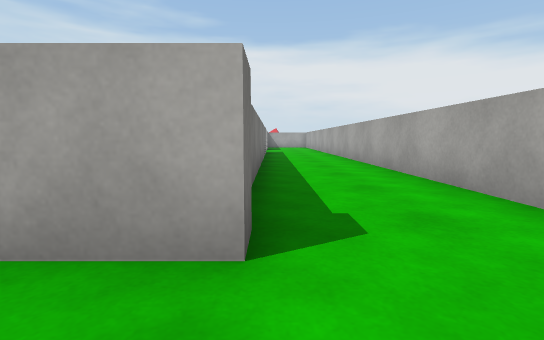
View 1 (above)

24 first-person views from a walk through a scene from a Unity 3-D project. The camera is 0.58 m above the floor, tilts 6° down and sees 85° across. The floor is counted in squares, 1 m on a side. Each view is taken from the middle of a square. On the plan, view 1 faces up. The plan holds only what a view shows up to about 9 squares ahead; the rest is blank. The place goes on beyond the plan. The player character is not drawn. Surface patterns are stand-ins for the level's own textures.

View 2
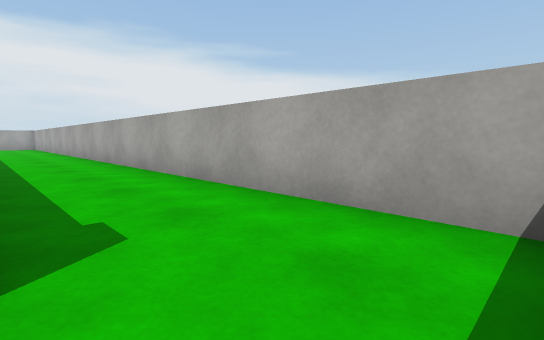

View 3
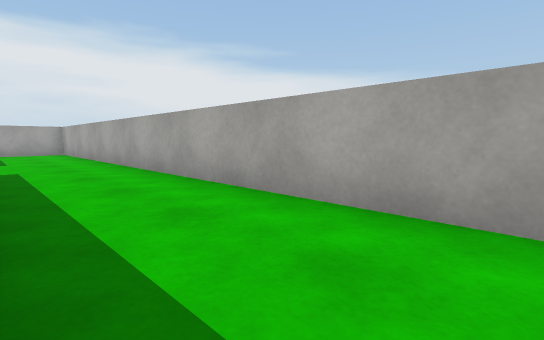

View 4
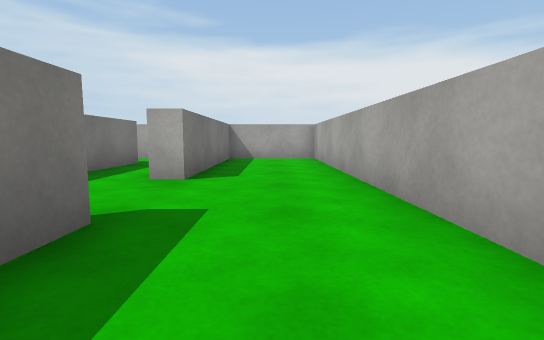

View 5
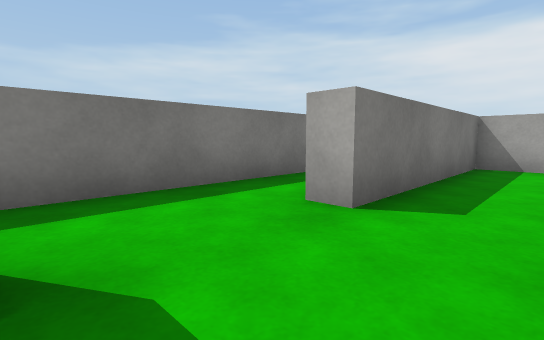

View 6
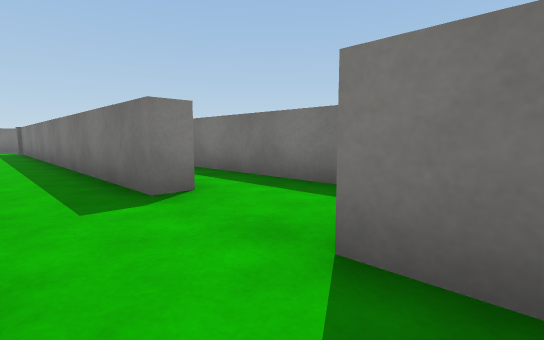

View 7
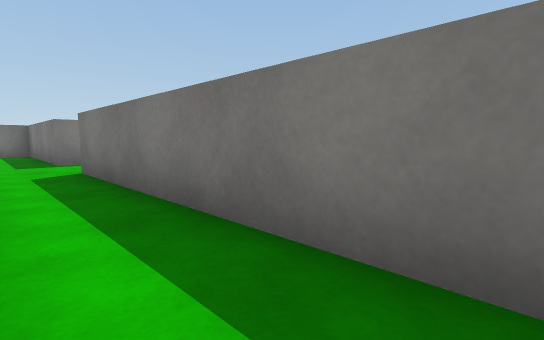

View 8
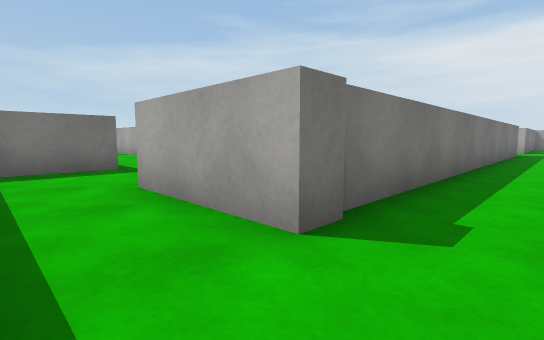

View 9
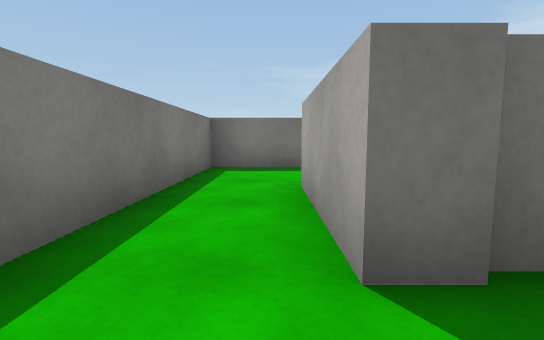

View 10
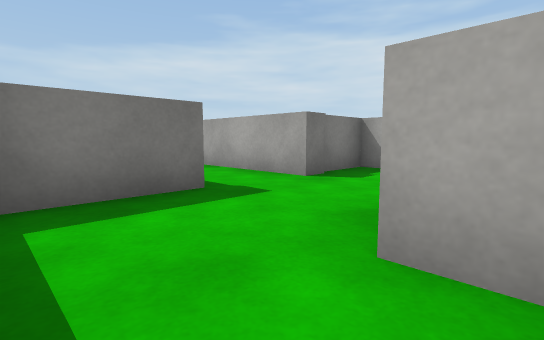

View 11
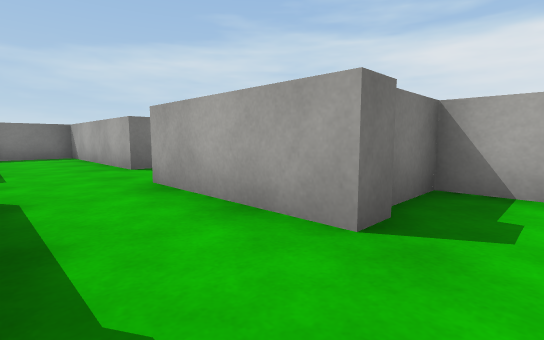

View 12
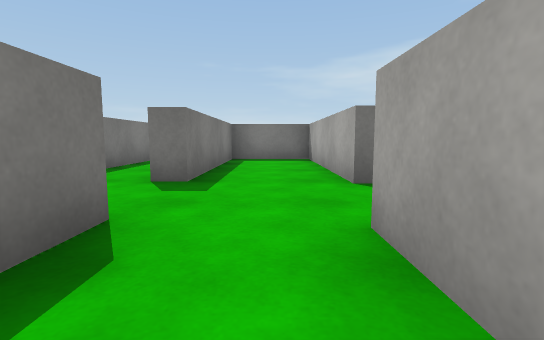

View 13
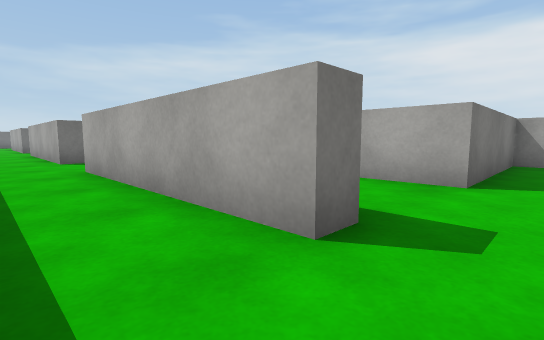

View 14
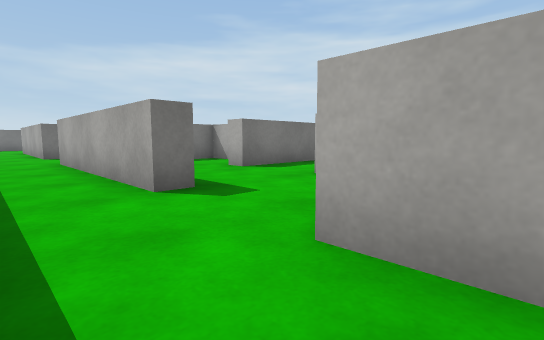

View 15
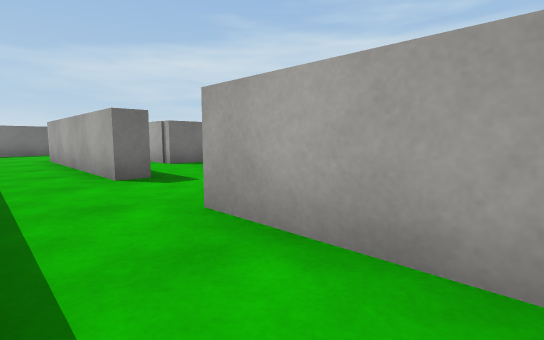

View 16
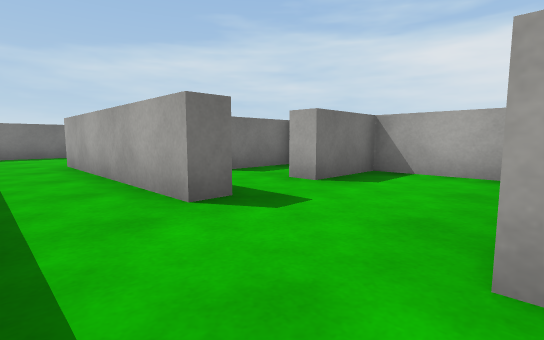

View 17
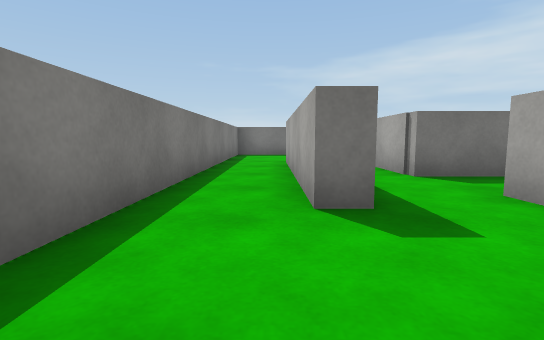

View 18
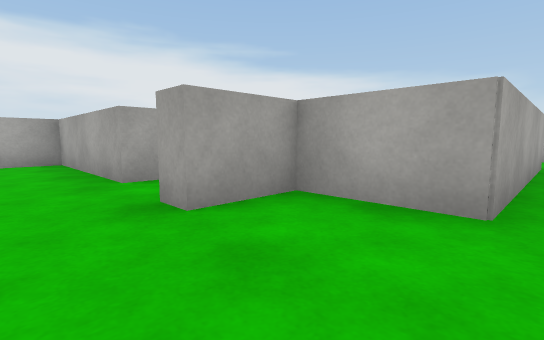

View 19
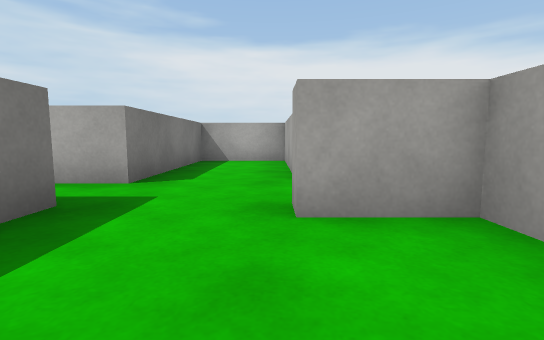

View 20
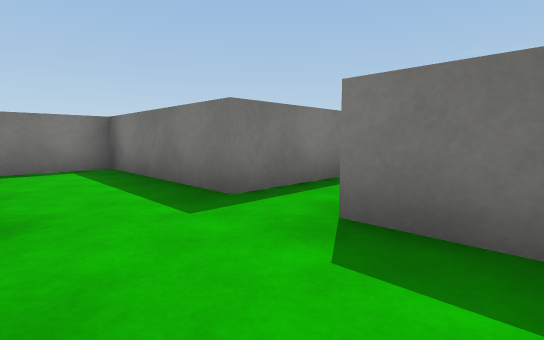

View 21
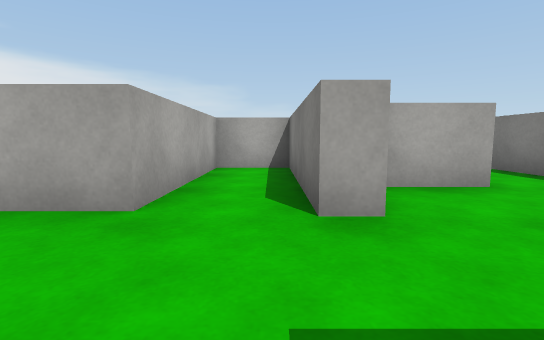

View 22
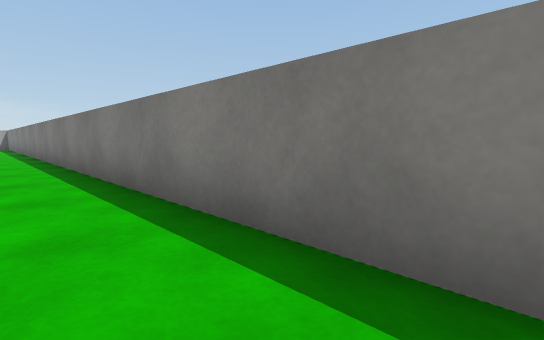

View 23
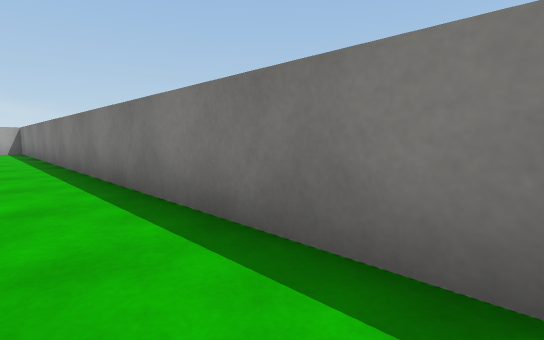

View 24
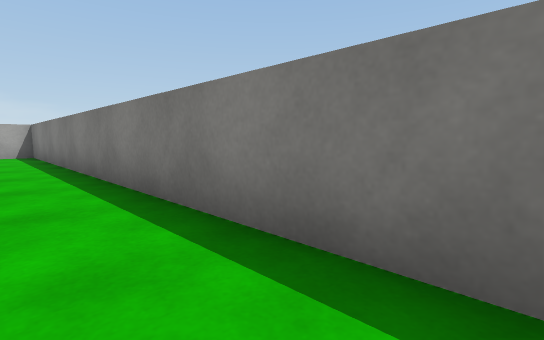

### Floor plan
Ten units are one square. View 1 is at (0, 0); x grows to the right and y downward. Boxes are objects, and circles mark ways between rooms. Rooms are numbered by the first view taken in them; rooms with no view inside come last. Other rooms are left out.
<svg viewBox="-350 -203 378 211">
<path fill="none" stroke="#000" d="M-9 -130 -2 -130 -2 -14 -28 -14M-23 -155 -23 -81M-50 -20 -50 3 -2 3M23 0 23 -198 -2 -198 -2 -152 -8 -152M-81 -18 -71 -18M-92 -80 -98 -80 -98 -41 -145 -41 -145 -18 -100 -18M-41 -57 -50 -57 -50 -37 -80 -37M-244 -14 -295 -14 -295 -32 -308 -32 -308 -35 -282 -35M-172 -14 -222 -14M-271 -36 -271 -51 -307 -51 -307 -89 -329 -89 -329 -48 -339 -48M-100 -18 -100 -14 -150 -14M-345 -35 -329 -35 -329 3 -56 3 -56 -5M-244 -19 -244 -14M-226 -51 -244 -51 -244 -34 -250 -34M-266 -51 -266 -32M-28 -62 -23 -62 -23 -24"/>
<circle cx="-40" cy="-20" r="3" fill="#2a7"/>
<circle cx="-20" cy="-80" r="3" fill="#2a7"/>
<circle cx="-95" cy="-20" r="3" fill="#2a7"/>
<circle cx="-235" cy="-20" r="3" fill="#2a7"/>
<text x="0" y="-90">1</text>
<text x="-90" y="-40">2</text>
<text x="-220" y="-10">3</text>
<text x="-240" y="-30">4</text>
<text x="-20" y="-60">5</text>
</svg>
Room 1 opens to room 2. Room 1 opens to room 5. Room 2 opens to room 3. Room 3 opens to room 4.

Where each view was taken, in squares from view 1:
view 1: 0 up, 0 right, facing up
view 2: 0 up, 0 right, facing up-right
view 3: 7 up, 0 right, facing up-right
view 4: 11 up, 1 right, facing up
view 5: 13 up, 1 right, facing up-left
view 6: 16 up, 1 right, facing down-left
view 7: 14 up, 1 left, facing down-left
view 8: 0 up, 1 right, facing up-left
view 9: 1 up, 1 right, facing left
view 10: 0 up, 2 left, facing up-left
view 11: 2 up, 4 left, facing up-left
view 12: 3 up, 6 left, facing left
view 13: 0 up, 9 left, facing up-left
view 14: 0 up, 14 left, facing up-left
view 15: 0 up, 20 left, facing up-left
view 16: 0 up, 22 left, facing up-left
view 17: 1 up, 22 left, facing left
view 18: 1 up, 32 left, facing up-right
view 19: 1 up, 31 left, facing up
view 20: 6 up, 31 left, facing down-left
view 21: 4 up, 33 left, facing right
view 22: 1 up, 26 left, facing down-right
view 23: 1 up, 20 left, facing down-right
view 24: 1 up, 17 left, facing down-right
